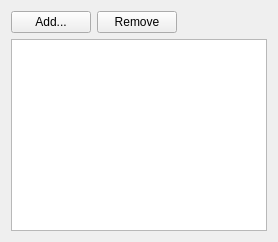
       <widget class="QWidget" name="resourcesTab">
        <attribute name="title">
         <string>Resources</string>
        </attribute>
        <layout class="QVBoxLayout" name="verticalLayout_2">
         <item>
          <widget class="QFrame" name="frame_2">
           <property name="frameShape">
            <enum>QFrame::NoFrame</enum>
           </property>
           <property name="frameShadow">
            <enum>QFrame::Plain</enum>
           </property>
           <layout class="QGridLayout" name="gridLayout_10">
            <property name="leftMargin">
             <number>0</number>
            </property>
            <property name="topMargin">
             <number>0</number>
            </property>
            <property name="rightMargin">
             <number>0</number>
            </property>
            <property name="bottomMargin">
             <number>0</number>
            </property>
            <item row="0" column="0">
             <widget class="QPushButton" name="addResourceButton">
              <property name="sizePolicy">
               <sizepolicy hsizetype="Maximum" vsizetype="Fixed">
                <horstretch>0</horstretch>
                <verstretch>0</verstretch>
               </sizepolicy>
              </property>
              <property name="text">
               <string>Add...</string>
              </property>
              <property name="icon">
               <iconset resource="tlell.qrc">
                <normaloff>:/tlell/tlell/list-add.svg</normaloff>:/tlell/tlell/list-add.svg</iconset>
              </property>
              <property name="iconSize">
               <size>
                <width>22</width>
                <height>22</height>
               </size>
              </property>
             </widget>
            </item>
            <item row="0" column="1" alignment="Qt::AlignLeft">
             <widget class="QPushButton" name="removeResourceButton">
              <property name="sizePolicy">
               <sizepolicy hsizetype="Maximum" vsizetype="Fixed">
                <horstretch>0</horstretch>
                <verstretch>0</verstretch>
               </sizepolicy>
              </property>
              <property name="text">
               <string>Remove</string>
              </property>
              <property name="icon">
               <iconset resource="tlell.qrc">
                <normaloff>:/tlell/tlell/list-remove.svg</normaloff>:/tlell/tlell/list-remove.svg</iconset>
              </property>
              <property name="iconSize">
               <size>
                <width>22</width>
                <height>22</height>
               </size>
              </property>
             </widget>
            </item>
           </layout>
          </widget>
         </item>
         <item>
          <widget class="QListWidget" name="listWidget">
           <property name="viewMode">
            <enum>QListView::IconMode</enum>
           </property>
          </widget>
         </item>
        </layout>
       </widget>
